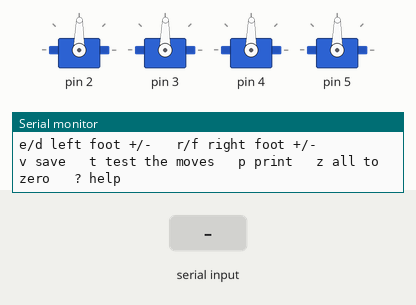
Bench run of a sketch on a simulated Arduino Nano, built with avr-gcc and run on an emulated ATmega328P. Parts: 4 × servo, the last lines printed to the serial monitor. The inputs (shaded band) are chosen by the test bench.

Above: at 1.7 s.
1.8 s: "t\n" received over Serial
At 1.95 s:
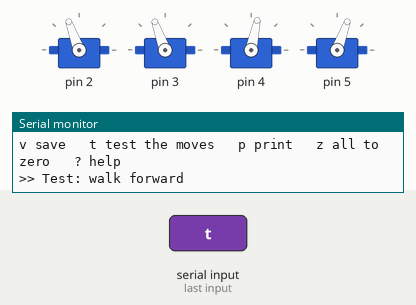
At 5.98 s:
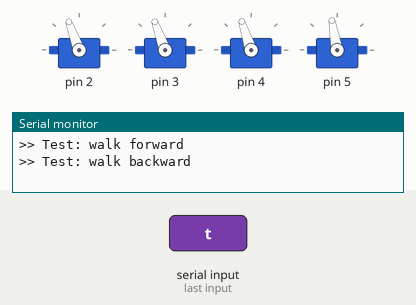
Timing chart, 0 to 12.8 s (numbered marks = the images above; inputs shaded):
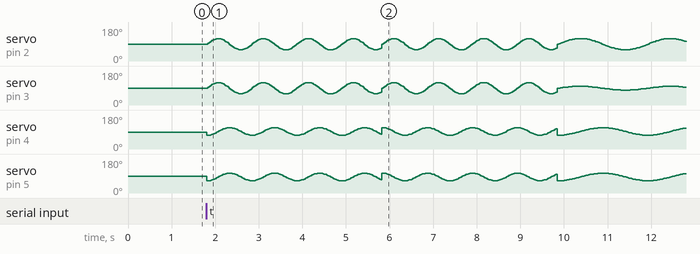

The sketch:

Otto_calibration_test.ino
```cpp
// Otto - servo calibration + movement test, through the Serial Monitor (9600 baud).
// Classic Otto pinout: left leg 2, right leg 3, left foot 4, right foot 5.
//
// Keys (then Enter):
//   q / a : left leg   +1 / -1      w / s : right leg  +1 / -1
//   e / d : left foot  +1 / -1      r / f : right foot +1 / -1
//   v : save the trims (EEPROM)     t : movement test
//   p : print the trims             ? : help
//   z : reset all 4 trims to zero (not saved until you press v)
// Goal: legs straight and feet flat, Otto standing perfectly upright.

#include <Servo.h>
#include <Oscillator.h>
#include <US.h>
#include <Otto9.h>
#include <EEPROM.h>

Otto9 Otto;
int trim[4];
const char *names[4] = { "Left leg (2)", "Right leg (3)", "Left foot (4)", "Right foot (5)" };

void setup() {
  Serial.begin(9600);
  Otto.init(2, 3, 4, 5, true, A6, 13, 8, 9);  // A6 = free pin (no noise sensor)
  for (int i = 0; i < 4; i++) {
    trim[i] = (int8_t)EEPROM.read(i);
    if (abs(trim[i]) > 40) trim[i] = 0;  // never-written EEPROM = nonsense values
  }
  applyTrims();
  help();
}

void loop() {
  if (!Serial.available()) return;
  char c = Serial.read();
  const char *up = "qwer", *down = "asdf";
  for (int i = 0; i < 4; i++) {
    if (c == up[i])   { trim[i] = min(trim[i] + 1, 40);  applyTrims(); }
    if (c == down[i]) { trim[i] = max(trim[i] - 1, -40); applyTrims(); }
  }
  if (c == 'v') { Otto.saveTrimsOnEEPROM(); Serial.println(F(">> Trims saved! Every Otto sketch will load them.")); }
  if (c == 't') testMoves();
  if (c == 'z') { for (int i = 0; i < 4; i++) trim[i] = 0; applyTrims(); }  // all to zero
  if (c == 'p') printTrims();
  if (c == '?') help();
}

// Applies the trims and puts the 4 servos back to 90 degrees (+ trim)
void applyTrims() {
  Otto.setTrims(trim[0], trim[1], trim[2], trim[3]);
  int center[4] = { 90, 90, 90, 90 };
  Otto._moveServos(300, center);
  printTrims();
}

void printTrims() {
  for (int i = 0; i < 4; i++) {
    Serial.print(names[i]); Serial.print(F(": ")); Serial.print(trim[i]); Serial.print(i < 3 ? F("   ") : F("\n"));
  }
}

void testMoves() {
  Serial.println(F(">> Test: walk forward")); Otto.walk(4, 1000, FORWARD);
  Serial.println(F(">> Test: walk backward")); Otto.walk(4, 1000, BACKWARD);
  Serial.println(F(">> Test: turn left")); Otto.turn(3, 2000, LEFT);
  Serial.println(F(">> Test: turn right")); Otto.turn(3, 2000, RIGHT);
  Serial.println(F(">> Test: up / down")); Otto.updown(2, 1500, 20);
  Serial.println(F(">> Test: swing")); Otto.swing(2, 1000, 20);
  Serial.println(F(">> Test: moonwalk")); Otto.moonwalker(2, 1000, 25, LEFT);
  Serial.println(F(">> Test: tiptoes")); Otto.tiptoeSwing(2, 900, 20);
  applyTrims();  // back to standing straight
  Serial.println(F(">> Test done"));
}

void help() {
  Serial.println(F("\n=== Otto calibration ==="));
  Serial.println(F("q/a left leg  +/-   w/s right leg  +/-"));
  Serial.println(F("e/d left foot +/-   r/f right foot +/-"));
  Serial.println(F("v save   t test the moves   p print   z all to zero   ? help"));
}
```
